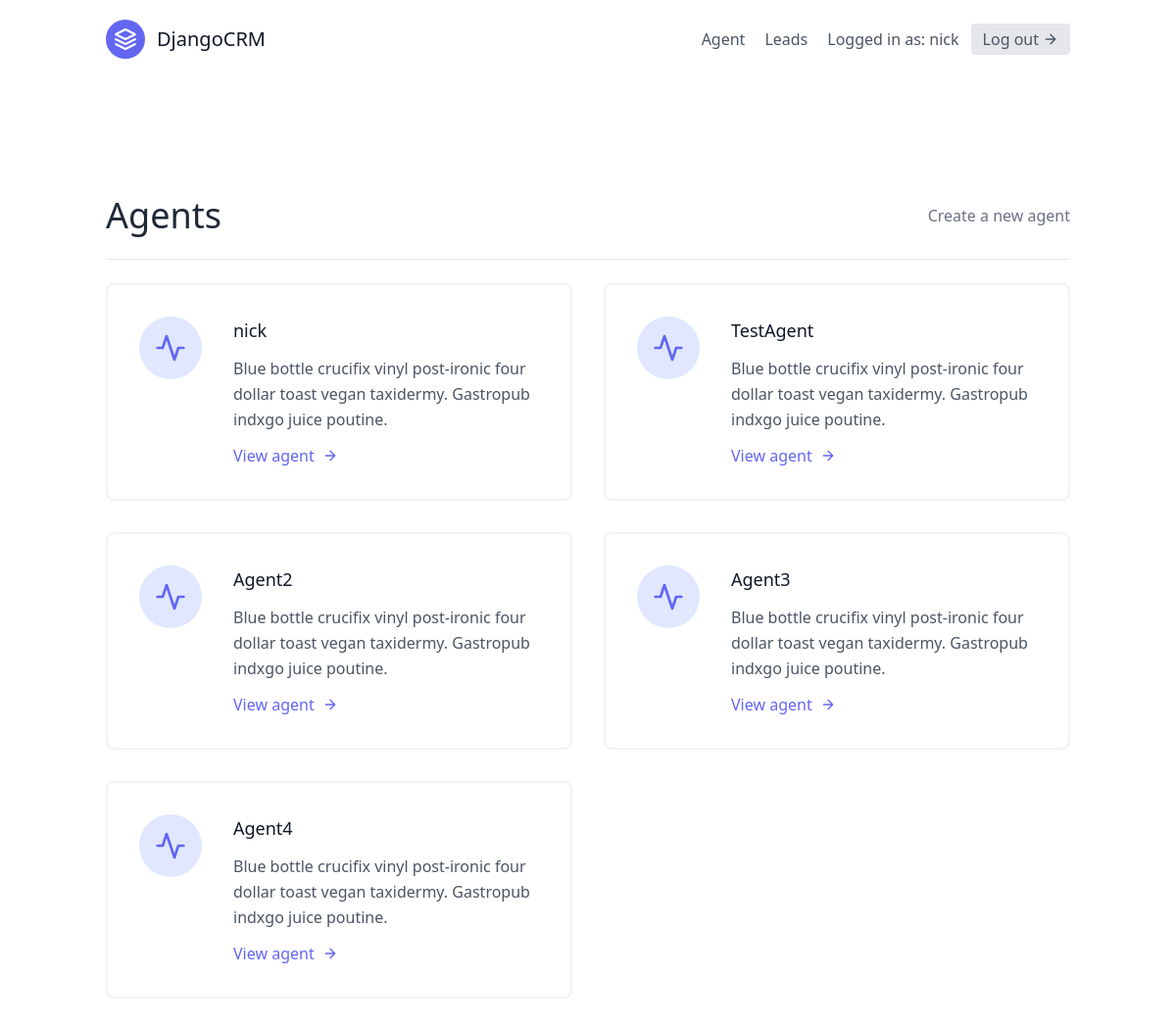
Page /agents/ (signed in) on the committed database.
### website/models.py (models this page shows, shortened)
class User(AbstractUser):
    is_organiser = models.BooleanField(default=True)  # just for setting the permissions
    is_agent = models.BooleanField(default=False)

class Agent(models.Model):
    user = models.OneToOneField(User, on_delete=models.CASCADE)
    organisation = models.ForeignKey(UserProfile, on_delete=models.CASCADE)

### agents/views.py (the view)
# urls.py: path('', AgentListView.as_view(), name='agent-list'),
class AgentListView(OrganiserAndLoginRequiredMixin, generic.ListView):
    template_name = 'agents/agent_list.html'
    def get_queryset(self):
        organisation = self.request.user.userprofile
        return Agent.objects.filter(organisation=organisation)

### agents/mixins.py (called while the page is built)
    def dispatch(self, request, *args, **kwargs):
        if not request.user.is_authenticated or not request.user.is_organiser:
            return redirect('website:lead-list')
        return super().dispatch(request, *args, **kwargs)

### templates/agents/agent_list.html
{% extends 'base.html' %}
{% block content %}
    <section class="text-gray-600 body-font">
      <div class="container px-5 py-24 mx-auto flex flex-wrap">
      <div class="w-full mb-6 py-6 flex justify-between items-center border-b border-gray-200">
          <div>
              <h1 class=" text-4xl text-gray-800">Agents</h1>
          </div>
          <div>
              <a class="text-gray-500 hover:text-blue-500" href="{% url 'agents:agent-create' %}">
                  Create a new agent
              </a>
          </div>
      </div>
        <div class="flex flex-wrap -m-4">
            {% for agent in object_list %}
              <div class="p-4 lg:w-1/2 md:w-full">
                <div class="flex border-2 rounded-lg border-gray-200 border-opacity-50 p-8 sm:flex-row flex-col">
                  <div class="w-16 h-16 sm:mr-8 sm:mb-0 mb-4 inline-flex items-center justify-center rounded-full bg-indigo-100 text-indigo-500 flex-shrink-0">
                    <svg fill="none" stroke="currentColor" stroke-linecap="round" stroke-linejoin="round" stroke-width="2" class="w-8 h-8" viewBox="0 0 24 24">
                      <path d="M22 12h-4l-3 9L9 3l-3 9H2"></path>
                    </svg>
                  </div>
                  <div class="flex-grow">
                    <h2 class="text-gray-900 text-lg title-font font-medium mb-3">
                        {{ agent.user.username }}
                    </h2>
                    <p class="leading-relaxed text-base">
                        Blue bottle crucifix vinyl post-ironic four dollar toast vegan taxidermy. Gastropub indxgo juice poutine.
                    </p>
                    <a href='{% url "agents:agent-detail" agent.pk %}' class="mt-3 text-indigo-500 inline-flex items-center">
                        View agent
                      <svg fill="none" stroke="currentColor" stroke-linecap="round" stroke-linejoin="round" stroke-width="2" class="w-4 h-4 ml-2" viewBox="0 0 24 24">
                        <path d="M5 12h14M12 5l7 7-7 7"></path>
                      </svg>
                    </a>
                  </div>
                </div>
              </div>
        {% endfor %}
        </div>
      </div>
    </section>
{% endblock content %}

### templates/navbar.html (shortened to what this page needs)
<header class="text-gray-600 body-font">
    <div class="container mx-auto flex flex-wrap p-5 flex-col md:flex-row items-center">
        <a class="flex title-font font-medium items-center text-gray-900 mb-4 md:mb-0">
          <svg xmlns="http://www.w3.org/2000/svg" fill="none" stroke="currentColor" stroke-linecap="round" stroke-linejoin="round" stroke-width="2" class="w-10 h-10 text-white p-2 bg-indigo-500 rounded-full" viewBox="0 0 24 24">
            <path d="M12 2L2 7l10 5 10-5-10-5zM2 17l10 5 10-5M2 12l10 5 10-5"></path>
          </svg>
          <span class="ml-3 text-xl">DjangoCRM</span>
        </a>
        <nav class="md:ml-auto flex flex-wrap items-center text-base justify-center">
            {% if not request.user.is_authenticated %}
                <a href="{% url 'signup' %}" class="mr-5 hover:text-gray-900">
                    Sign Up
                </a>
            {% else %}
                {% if request.user.is_organiser %}
                    <a href="{% url "agents:agent-list" %}" class="mr-5 hover:text-gray-900">
                        Agent
                    </a>
                {% endif %}
                <a href="{% url "website:lead-list" %}" class="mr-5 hover:text-gray-900">
                    Leads
                </a>
            {% endif %}
        </nav>
        {% if request.user.is_authenticated %}
            Logged in as: {{ request.user.username }}
            <a href="{% url 'logout' %}" class="ml-3 inline-flex items-center bg-gray-200 border-0 py-1 px-3 focus:outline-none hover:bg-gray-300 rounded text-base mt-4 md:mt-0">
                Log out
                <svg fill="none" stroke="currentColor" stroke-linecap="round" stroke-linejoin="round" stroke-width="2" class="w-4 h-4 ml-1" viewBox="0 0 24 24">
                    <path d="M5 12h14M12 5l7 7-7 7"></path>
                </svg>
            </a>
        {% endif %}
    </div>
</header>

### rows in the picture
User: user.username "nick"
Agent: user.username "nick"
Agent: user.username "TestAgent"
Agent: user.username "Agent2"
Agent: user.username "Agent3"
Agent: user.username "Agent4"
